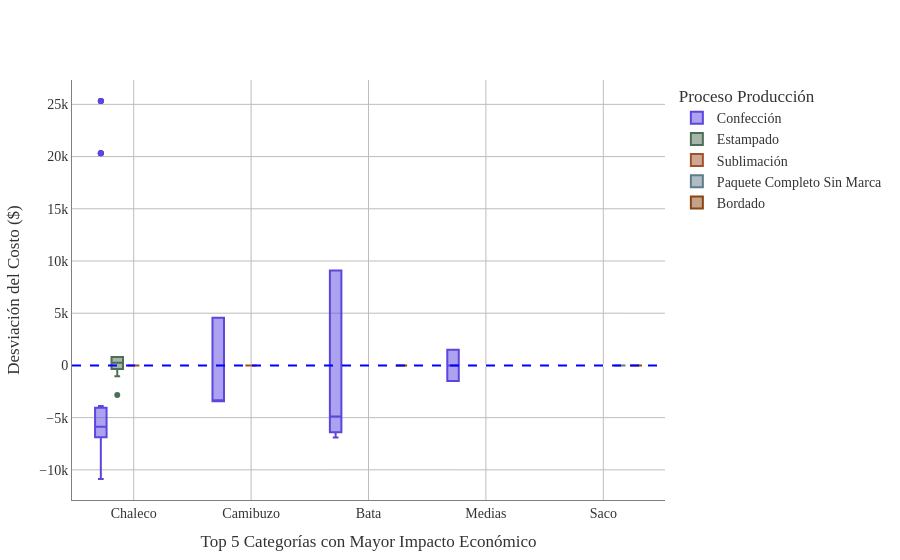

This figure's notebook cell:
### Markdown cell above
## BOXPLOT coeficiente de variación en categorías por diferencia de valor unitario

### Code cell
# Utilizamos el promedio de la diferencia para identificar las 5 categorías con mayor impacto económico.
top5_categorias = (df_costos.groupby('Categoría')['Diferencia valor unitario']
                   .mean()
                   .sort_values(ascending=False)
                   .head(5)
                   .index.tolist()
                   )


df_filtrado = df_costos[df_costos['Categoría'].isin(top5_categorias)].copy()

df_filtrado['variacion_netadif'] = df_filtrado.groupby(['Categoría', 'Proceso Producción'])['Diferencia valor unitario'].transform(lambda x: x - x.mean())

# --- PASO 4: Gráfica de "Impacto Económico" ---
fig_dif = px.box(df_filtrado, 
             x='Categoría', 
             y='variacion_netadif', 
             color='Proceso Producción',
             points='outliers',
             hover_data = ['OP Det', 'Nombre del Comercial', 'Costeo_Producto', 'OS-Valor Unitario', 'costo_antes_iva' ],
             color_discrete_sequence=paleta_textil)

# Línea de referencia en cero
fig_dif.add_hline(y=0, line_dash="dash", line_color="blue")

fig_dif.update_layout(
    boxmode='group',
    yaxis_title="Desviación del Costo ($)",
    xaxis_title="Top 5 Categorías con Mayor Impacto Económico"
)

fig_dif.update_layout(
    # 1. Fondo transparente
    paper_bgcolor='rgba(0,0,0,0)',
    plot_bgcolor='rgba(0,0,0,0)',
    
    # 2. Tipografía Times New Roman
    font=dict(
        family="Times New Roman, Times, serif",
        size=14,
        color="#333333" # Color de letra gris muy oscuro (casi negro)
    ),
    
    # Ajuste opcional de márgenes para que la letra no se corte
    margin=dict(t=80, b=50, l=50, r=50)
)

# 3. Líneas de cuadrícula más oscuras
fig_dif.update_xaxes(
    showgrid=True, 
    gridwidth=1, 
    gridcolor='#bdbdbd', # Un gris más marcado (puedes usar 'gray' si lo quieres aún más oscuro)
    linecolor='gray',    # Línea del eje principal en negro
    zeroline=True,        # Mantener la línea del cero...
    zerolinecolor='#d3d3d3', # ...pero usar un gris mucho más suave (LightGrey)
    zerolinewidth=1
)

fig_dif.update_yaxes(
    showgrid=True, 
    gridwidth=1, 
    gridcolor='#bdbdbd', 
    linecolor='gray'
)

fig_dif.show()

### Figure 1 — Plotly figure (JSON) as saved in the notebook; plotly's stock layout.template omitted (floating-point values rounded to 4 significant figures; data arrays with more than 128 entries replaced by an {"elided": "..."} marker saying what was removed)
{"data": [{"alignmentgroup": "True", "boxpoints": "outliers", "customdata": {"elided": "65x5 mixed values"}, "hovertemplate": "Proceso Producción=Confección<br>Categoría=%{x}<br>variacion_netadif=%{y}<br>OP Det=%{customdata[0]}<br>Nombre del Comercial=%{customdata[1]}<br>Costeo_Producto=%{customdata[2]}<br>OS-Valor Unitario=%{customdata[3]}<br>costo_antes_iva=%{customdata[4]}<extra></extra>", "legendgroup": "Confección", "marker": {"color": "#5B46DF"}, "name": "Confección", "notched": false, "offsetgroup": "Confección", "orientation": "v", "showlegend": true, "type": "box", "x": ["Chaleco", "Camibuzo", "Camibuzo", "Camibuzo", "Camibuzo", "Chaleco", "Chaleco", "Chaleco", "Chaleco", "Chaleco", "Chaleco", "Chaleco", "Chaleco", "Chaleco", "Chaleco", "Chaleco", "Chaleco", "Chaleco", "Chaleco", "Camibuzo", "Camibuzo", "Camibuzo", "Camibuzo", "Chaleco", "Chaleco", "Chaleco", "Chaleco", "Chaleco", "Chaleco", "Chaleco", "Chaleco", "Chaleco", "Chaleco", "Chaleco", "Chaleco", "Chaleco", "Chaleco", "Camibuzo", "Camibuzo", "Camibuzo", "Bata", "Medias", "Bata", "Bata", "Bata", "Medias", "Camibuzo", "Camibuzo", "Camibuzo", "Chaleco", "Camibuzo", "Bata", "Bata", "Bata", "Bata", "Bata", "Bata", "Medias", "Medias", "Chaleco", "Camibuzo", "Chaleco", "Chaleco", "Chaleco", "Chaleco"], "x0": " ", "xaxis": "x", "y": [-7377.0, -3438.0, -3438.0, -3438.0, -3438.0, 20320.0, 20320.0, 25320.0, 25320.0, -9877.0, -9877.0, -4877.0, -4877.0, -6877.0, -6877.0, -5877.0, -5877.0, -6877.0, -6877.0, 4562.0, 4562.0, 4562.0, -3438.0, 20320.0, 20320.0, 25320.0, 25320.0, -9877.0, -9877.0, -4877.0, -4877.0, -6877.0, -6877.0, -5877.0, -5877.0, -6877.0, -6877.0, 4562.0, 4562.0, 4562.0, -4900.0, 1500.0, -6900.0, -6900.0, -4900.0, 1500.0, -3438.0, -3438.0, -3438.0, -6377.0, -3438.0, 9100.0, 9100.0, 9100.0, 9100.0, -6400.0, -6400.0, -1500.0, -1500.0, -10880.0, 3562.0, -4577.0, -6877.0, -5077.0, -3877.0], "y0": " ", "yaxis": "y"}, {"alignmentgroup": "True", "boxpoints": "outliers", "customdata": [["6543-3-Chaleco Liso", "Pilar Gómez", "COS-0012436-3", 2800, 3000], ["6543-4-Chaleco Liso", "Pilar Gómez", "COS-0012436-4", 3500, 3000], ["6543-5-Chaleco Liso", "Pilar Gómez", "COS-0012436-5", 3500, 3000], ["6492-17-CHALECO REFLECTIVO", "Frank Sanchez", "COS-0012251-25", 1900, 800], ["6492-17-CHALECO REFLECTIVO", "Frank Sanchez", "COS-0012251-25", 1900, 800], ["6492-20-CHALECO REFLECTIVO", "Frank Sanchez", "COS-0012251-27", 2450, 800], ["6492-20-CHALECO REFLECTIVO", "Frank Sanchez", "COS-0012251-27", 2450, 800], ["6492-17-CHALECO REFLECTIVO", "Frank Sanchez", "COS-0012251-25", 1900, 800], ["6492-17-CHALECO REFLECTIVO", "Frank Sanchez", "COS-0012251-25", 1900, 800], ["6492-20-CHALECO REFLECTIVO", "Frank Sanchez", "COS-0012251-27", 2450, 800], ["6492-20-CHALECO REFLECTIVO", "Frank Sanchez", "COS-0012251-27", 2450, 800], ["6371-1-CHALECO REFLECTIVO", "Frank Sanchez", "COS-0011439-24", 1900, 800], ["6371-3-CHALECO REFLECTIVO", "Frank Sanchez", "COS-0011981-27", 4200, 6200], ["6297-20-CHAQUETA MICHELIN", "Frank Sanchez", "COS-0011439-24", 1600, 800]], "hovertemplate": "Proceso Producción=Estampado<br>Categoría=%{x}<br>variacion_netadif=%{y}<br>OP Det=%{customdata[0]}<br>Nombre del Comercial=%{customdata[1]}<br>Costeo_Producto=%{customdata[2]}<br>OS-Valor Unitario=%{customdata[3]}<br>costo_antes_iva=%{customdata[4]}<extra></extra>", "legendgroup": "Estampado", "marker": {"color": "#4E6E58"}, "name": "Estampado", "notched": false, "offsetgroup": "Estampado", "orientation": "v", "showlegend": true, "type": "box", "x": ["Chaleco", "Chaleco", "Chaleco", "Chaleco", "Chaleco", "Chaleco", "Chaleco", "Chaleco", "Chaleco", "Chaleco", "Chaleco", "Chaleco", "Chaleco", "Chaleco"], "x0": " ", "xaxis": "x", "y": [-1036.0, -335.7, -335.7, 264.3, 264.3, 814.3, 814.3, 264.3, 264.3, 814.3, 814.3, 264.3, -2836.0, -35.71], "y0": " ", "yaxis": "y"}, {"alignmentgroup": "True", "boxpoints": "outliers", "customdata": [["6496-2-Camibuzo", "Frank Sanchez", "COS-0011982-29", 10400, 12500], ["6496-2-Camibuzo", "Frank Sanchez", "COS-0011982-29", 10400, 12500], ["6496-2-Camibuzo", "Frank Sanchez", "COS-0011982-29", 10400, 12500], ["6492-3-Camibuzo", "Frank Sanchez", "COS-0012284-4", 10400, 12500], ["6492-15-CHALECO REFLECTIVO", "Frank Sanchez", "COS-0012251-23", 1156, 6000], ["6492-15-CHALECO REFLECTIVO", "Frank Sanchez", "COS-0012251-23", 1156, 6000], ["6492-15-CHALECO REFLECTIVO", "Frank Sanchez", "COS-0012251-23", 1156, 6000], ["6492-15-CHALECO REFLECTIVO", "Frank Sanchez", "COS-0012251-23", 1156, 6000], ["6492-3-Camibuzo", "Frank Sanchez", "COS-0012284-4", 10400, 12500], ["6492-15-CHALECO REFLECTIVO", "Frank Sanchez", "COS-0012251-23", 1156, 6000], ["6492-15-CHALECO REFLECTIVO", "Frank Sanchez", "COS-0012251-23", 1156, 6000], ["6492-15-CHALECO REFLECTIVO", "Frank Sanchez", "COS-0012251-23", 1156, 6000], ["6492-15-CHALECO REFLECTIVO", "Frank Sanchez", "COS-0012251-23", 1156, 6000], ["6430-1-Camibuzo", "Frank Sanchez", "COS-0011982-29", 10400, 12500], ["6430-1-Camibuzo", "Frank Sanchez", "COS-0011982-29", 10400, 12500], ["6430-1-Camibuzo", "Frank Sanchez", "COS-0011982-29", 10400, 12500], ["6415-1-Camibuzo", "Frank Sanchez", "COS-0011982-26", 10400, 12500]], "hovertemplate": "Proceso Producción=Sublimación<br>Categoría=%{x}<br>variacion_netadif=%{y}<br>OP Det=%{customdata[0]}<br>Nombre del Comercial=%{customdata[1]}<br>Costeo_Producto=%{customdata[2]}<br>OS-Valor Unitario=%{customdata[3]}<br>costo_antes_iva=%{customdata[4]}<extra></extra>", "legendgroup": "Sublimación", "marker": {"color": "#A0522D"}, "name": "Sublimación", "notched": false, "offsetgroup": "Sublimación", "orientation": "v", "showlegend": true, "type": "box", "x": ["Camibuzo", "Camibuzo", "Camibuzo", "Camibuzo", "Chaleco", "Chaleco", "Chaleco", "Chaleco", "Camibuzo", "Chaleco", "Chaleco", "Chaleco", "Chaleco", "Camibuzo", "Camibuzo", "Camibuzo", "Camibuzo"], "x0": " ", "xaxis": "x", "y": [0.0, 0.0, 0.0, 0.0, 0.0, 0.0, 0.0, 0.0, 0.0, 0.0, 0.0, 0.0, 0.0, 0.0, 0.0, 0.0, 0.0], "y0": " ", "yaxis": "y"}, {"alignmentgroup": "True", "boxpoints": "outliers", "customdata": [["6492-5-Saco Tejido", "Frank Sanchez", "COS-0012284-11", 47000, 40000], ["6492-5-Saco Tejido", "Frank Sanchez", "COS-0012284-11", 47000, 40000]], "hovertemplate": "Proceso Producción=Paquete Completo Sin Marca<br>Categoría=%{x}<br>variacion_netadif=%{y}<br>OP Det=%{customdata[0]}<br>Nombre del Comercial=%{customdata[1]}<br>Costeo_Producto=%{customdata[2]}<br>OS-Valor Unitario=%{customdata[3]}<br>costo_antes_iva=%{customdata[4]}<extra></extra>", "legendgroup": "Paquete Completo Sin Marca", "marker": {"color": "#607B8B"}, "name": "Paquete Completo Sin Marca", "notched": false, "offsetgroup": "Paquete Completo Sin Marca", "orientation": "v", "showlegend": true, "type": "box", "x": ["Saco", "Saco"], "x0": " ", "xaxis": "x", "y": [0.0, 0.0], "y0": " ", "yaxis": "y"}, {"alignmentgroup": "True", "boxpoints": "outliers", "customdata": [["6428-1-Saco Tejido", "Simón Román", "COS-0012142-2", 2900, 1500], ["6378-1-BATA CHEF", "Xiomara Aranda Perea", "COS-0012003-2", 11700, 12500], ["6378-1-BATA CHEF", "Xiomara Aranda Perea", "COS-0012003-2", 11700, 12500], ["6378-2-BATA CHEF", "Xiomara Aranda Perea", "COS-0012003-2", 11700, 12500], ["6378-2-BATA CHEF", "Xiomara Aranda Perea", "COS-0012003-2", 11700, 12500], ["6378-3-BATA CHEF", "Xiomara Aranda Perea", "COS-0012003-3", 11700, 12500], ["6378-4-BATA CHEF", "Xiomara Aranda Perea", "COS-0012003-4", 11700, 12500]], "hovertemplate": "Proceso Producción=Bordado<br>Categoría=%{x}<br>variacion_netadif=%{y}<br>OP Det=%{customdata[0]}<br>Nombre del Comercial=%{customdata[1]}<br>Costeo_Producto=%{customdata[2]}<br>OS-Valor Unitario=%{customdata[3]}<br>costo_antes_iva=%{customdata[4]}<extra></extra>", "legendgroup": "Bordado", "marker": {"color": "#8B4513"}, "name": "Bordado", "notched": false, "offsetgroup": "Bordado", "orientation": "v", "showlegend": true, "type": "box", "x": ["Saco", "Bata", "Bata", "Bata", "Bata", "Bata", "Bata"], "x0": " ", "xaxis": "x", "y": [0.0, 0.0, 0.0, 0.0, 0.0, 0.0, 0.0], "y0": " ", "yaxis": "y"}], "layout": {"boxmode": "group", "font": {"color": "#333333", "family": "Times New Roman, Times, serif", "size": 14}, "legend": {"title": {"text": "Proceso Producción"}, "tracegroupgap": 0}, "margin": {"b": 50, "l": 50, "r": 50, "t": 80}, "paper_bgcolor": "rgba(0,0,0,0)", "plot_bgcolor": "rgba(0,0,0,0)", "shapes": [{"line": {"color": "blue", "dash": "dash"}, "type": "line", "x0": 0, "x1": 1, "xref": "x domain", "y0": 0, "y1": 0, "yref": "y"}], "xaxis": {"anchor": "y", "domain": [0, 1], "gridcolor": "#bdbdbd", "gridwidth": 1, "linecolor": "gray", "showgrid": true, "title": {"text": "Top 5 Categorías con Mayor Impacto Económico"}, "zeroline": true, "zerolinecolor": "#d3d3d3", "zerolinewidth": 1}, "yaxis": {"anchor": "x", "domain": [0, 1], "gridcolor": "#bdbdbd", "gridwidth": 1, "linecolor": "gray", "showgrid": true, "title": {"text": "Desviación del Costo ($)"}}}}
